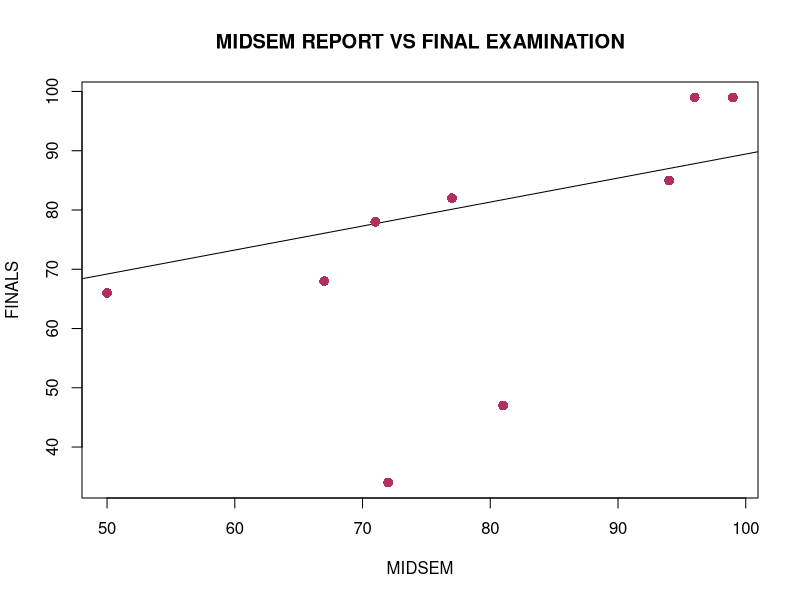

The R source for this figure:
x <- c(77, 50, 71, 72, 81, 94, 96, 99, 67)
y <- c(82, 66, 78, 34, 47, 85, 99, 99, 68)
relation <- lm(y ~ x)
print("SUMMARY")
print(summary(relation))
print("PREDICTION")
a <- data.frame(x = 85)
result <- predict(relation, a)
print(result)
png(file = "task2.png")
plot(x, y, col = "maroon", main = "MIDSEM REPORT VS FINAL EXAMINATION", xlab = "MIDSEM", ylab = "FINALS", abline(lm(x ~ y)), cex = 1.3, pch = 16)
dev.off()
